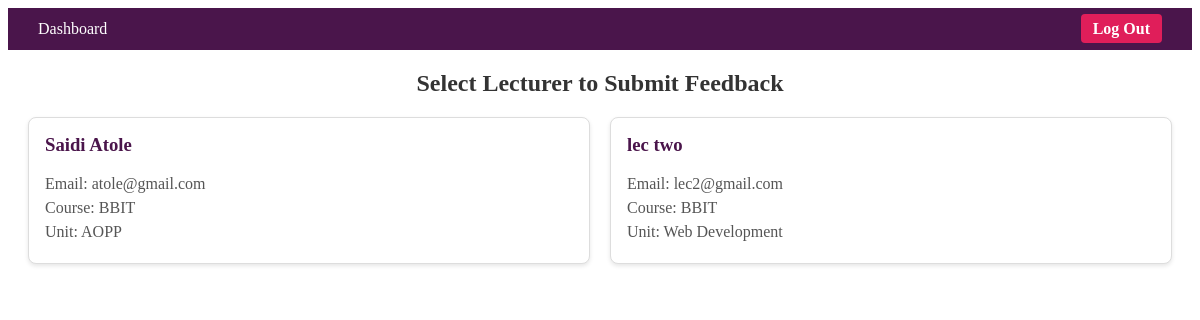
/student_feedback.php (signed in), run on the app's committed database.
### tables this page shows
CREATE TABLE `lecturers` (
  `lecturer_id` int(11) NOT NULL,
  `user_id` int(11) NOT NULL,
  `first_name` varchar(150) NOT NULL,
  `last_name` varchar(150) NOT NULL,
  `email` varchar(100) NOT NULL,
  `faculty_name` varchar(100) DEFAULT NULL,
  `course_taught` varchar(100) DEFAULT NULL,
  `password` varchar(255) NOT NULL,
  `faculty_id` int(11) DEFAULT NULL,
  `profile_photo` varchar(255) DEFAULT NULL,
  `verification_status` enum('pending','approved','rejected') DEFAULT 'pending',
  `profile_completed` tinyint(4) NOT NULL DEFAULT 0,
  `unit_taught` varchar(255) NOT NULL
);

CREATE TABLE `users` (
  `user_id` int(11) NOT NULL,
  `firstName` varchar(255) NOT NULL,
  `lastName` varchar(255) NOT NULL,
  `email` varchar(100) NOT NULL,
  `password` varchar(255) NOT NULL,
  `role` int(11) NOT NULL,
  `status` enum('pending','approved','rejected') DEFAULT 'pending'
);

### student_feedback.php (the view, shortened to what this page needs)
<?php
include("include/dbconnect.php");
$user_id = $_SESSION['user_id'];
$studentStmt = $conn->prepare("SELECT course_id, year_of_study FROM students WHERE user_id = ?");
$studentStmt->bind_param("i", $user_id);
$studentStmt->execute();
$studentResult = $studentStmt->get_result();
$student = $studentResult->fetch_assoc();
$course_id = $student['course_id'];
$year_of_study = $student['year_of_study'];
$lecStmt = $conn->prepare(" SELECT DISTINCT l.lecturer_id, u.firstName, u.lastName, u.email,
           un.unit_name AS unit_taught, c.course_name
    FROM lecturers l
    JOIN users u ON l.user_id = u.user_id
    JOIN lecturer_units lu ON l.lecturer_id = lu.lecturer_id
    JOIN units un ON lu.unit_id = un.unit_id
    JOIN lecturer_courses lc ON l.lecturer_id = lc.lecturer_id
    JOIN course c ON lc.course_id = c.course_id
    WHERE lc.course_id = ? AND un.year_of_study = ?
");
$lecStmt->bind_param("ii", $course_id, $year_of_study);
$lecStmt->execute();
$lecResult = $lecStmt->get_result();
?>
<!DOCTYPE html>
<html lang="en">
<head>
  <link rel="stylesheet" href="student_feedback.css" />
</head>
<body>
  <nav class="navbar">
    <div class="nav-left">
      <a href="studentdash.php">Dashboard</a>
    </div>
    <div class="nav-right">
      <a href="signin.php" class="logout-btn">Log Out</a>
    </div>
  </nav>
  <h2>Select Lecturer to Submit Feedback</h2>
  <div class="lecturer-cards">
    <?php while ($lec = $lecResult->fetch_assoc()): ?>
      <div class="card" onclick="openFeedbackForm(<?= htmlspecialchars($lec['lecturer_id']) ?>)">
        <h3><?= htmlspecialchars($lec['firstName'] . ' ' . $lec['lastName']) ?></h3>
        <p>Email: <?= htmlspecialchars($lec['email']) ?></p>
        <p>Course: <?= htmlspecialchars($lec['course_name']) ?></p>
        <p>Unit: <?= htmlspecialchars($lec['unit_taught']) ?></p>
      </div>
    <?php endwhile; ?>
  </div>
</body>
</html>

### student_feedback.css (style rules this page uses)
.navbar { background-color: #4A154B; color: #fff; display: flex; justify-content: space-between; padding: 12px 20px; align-items: center; }
.navbar a { color: #fff; text-decoration: none; margin: 0 10px; }
.logout-btn { background: #E01E5A; color: white; padding: 6px 12px; border-radius: 4px; text-decoration: none; font-weight: bold; }
h2 { text-align: center; margin: 20px 0; color: #333; }
.lecturer-cards { display: grid; grid-template-columns: repeat(auto-fit, minmax(260px, 1fr)); gap: 20px; padding: 0 20px; margin-bottom: 40px; }
.card { background: #fff; border: 1px solid #ddd; border-radius: 8px; padding: 16px; cursor: pointer; box-shadow: 0 2px 4px rgba(0,0,0,0.1); transition: transform 0.2s, box-shadow 0.2s; }
.card h3 { margin-top: 0; color: #4A154B; }
.card p { margin: 6px 0; color: #555; }

### data on the page
lecturers: user.lastName "Saidi Atole", user.email "atole@gmail.com", course_name "BBIT", unit_taught "AOPP"
lecturers: user.lastName "lec two", user.email "lec2@gmail.com", course_name "BBIT", unit_taught "Web Development"
